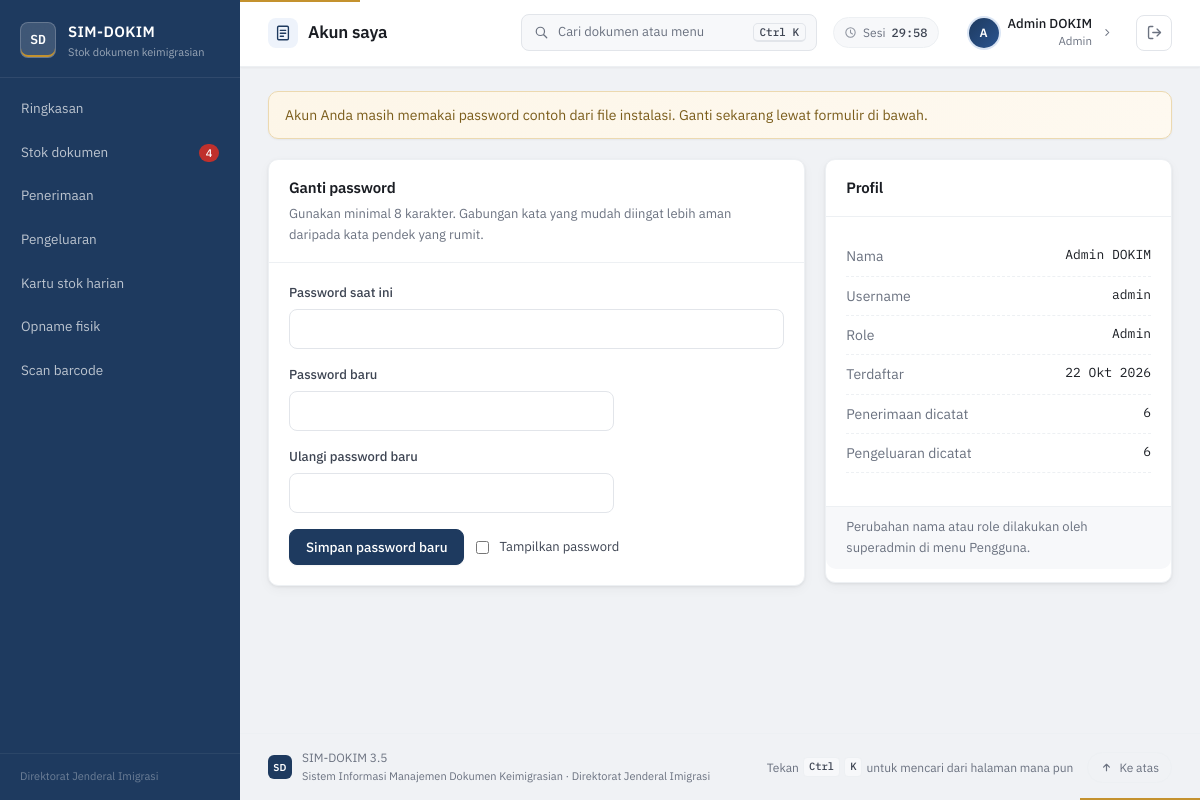
The page /akun.php (signed in) on the database its author committed.
### tables this page shows
CREATE TABLE users(id INT AUTO_INCREMENT PRIMARY KEY, nama VARCHAR(80) NOT NULL, username VARCHAR(40) UNIQUE NOT NULL, password VARCHAR(255) NOT NULL, role ENUM('admin','superadmin') NOT NULL DEFAULT 'admin', created_at TIMESTAMP DEFAULT CURRENT_TIMESTAMP);

### config.php (called while the page is built, shortened)
<?php
if (!function_exists('e'))   { function e($s)   { return htmlspecialchars((string)$s, ENT_QUOTES, 'UTF-8'); } }
if (!function_exists('num')) { function num($n) { return number_format((float)$n, 0, ',', '.'); } }
if (!function_exists('tgl')) {
function tgl($d) {
  $t = strtotime((string)$d); if (!$t) return '-';
  return date('j', $t) . ' ' . substr(NAMA_BULAN[date('n', $t) - 1], 0, 3) . ' ' . date('Y', $t);
}
}

### akun.php (the view, shortened to what this page needs)
<?php require 'config.php'; login_required(); $title = 'Akun saya';
$uid = (int)$_SESSION['u']['id'];
$s = $pdo->prepare('SELECT nama, username, role, created_at, password FROM users WHERE id=?'); $s->execute([$uid]); $u = $s->fetch();
$bawaan = $u && (password_verify('Super123!', $u['password']) || password_verify('Admin123!', $u['password']));
$s = $pdo->prepare('SELECT (SELECT COUNT(*) FROM penerimaan WHERE user_id=?) a, (SELECT COUNT(*) FROM pengeluaran WHERE user_id=?) b'); $s->execute([$uid, $uid]); $trx = $s->fetch();
include 'partials/header.php'; ?>
<?php if ($bawaan): ?><div class="notice"><span>Akun Anda masih memakai password contoh dari file instalasi. Ganti sekarang lewat formulir di bawah.</span></div><?php endif; ?>
<div class="cols">
  <section class="panel">
    <div class="panel-h"><div><h2>Ganti password</h2><p>Gunakan minimal 8 karakter. Gabungan kata yang mudah diingat lebih aman daripada kata pendek yang rumit.</p></div></div>
    <form method="post" class="panel-b grid-form" autocomplete="off">
      <div class="full"><label for="pw0">Password saat ini</label><input id="pw0" class="pw" type="password" name="lama" autocomplete="current-password" required></div>
      <div class="span2"><label for="pw1">Password baru</label><input id="pw1" class="pw" type="password" name="baru" minlength="8" maxlength="200" autocomplete="new-password" required></div>
      <div class="span2"><label for="pw2">Ulangi password baru</label><input id="pw2" class="pw" type="password" name="ulang" minlength="8" maxlength="200" autocomplete="new-password" required></div>
      <div class="full actions"><button type="submit" class="btn">Simpan password baru</button><label class="check"><input type="checkbox" data-showpw> Tampilkan password</label></div>
    </form>
  </section>
  <section class="panel">
    <div class="panel-h"><h2>Profil</h2></div>
    <dl class="calc panel-b">
      <div><dt>Nama</dt><dd><?= e($u['nama']) ?></dd></div>
      <div><dt>Username</dt><dd><?= e($u['username']) ?></dd></div>
      <div><dt>Role</dt><dd><?= $u['role'] === 'superadmin' ? 'Superadmin' : 'Admin' ?></dd></div>
      <div><dt>Terdaftar</dt><dd><?= tgl($u['created_at']) ?></dd></div>
      <div><dt>Penerimaan dicatat</dt><dd><?= num($trx['a']) ?></dd></div>
      <div><dt>Pengeluaran dicatat</dt><dd><?= num($trx['b']) ?></dd></div>
    </dl>
    <p class="panel-f muted">Perubahan nama atau role dilakukan oleh superadmin di menu Pengguna.</p>
  </section>
</div>
<?php include 'partials/footer.php'; ?>

### assets/style.css (style rules this page uses)
:root { --bg:#f0f2f5; --surface:#fff; --sunk:#f7f8fa; --ink:#1a1d23; --ink-2:#3d4452; --ink-3:#6b7280; --line:#e2e5ea; --line-2:#edf0f3; --line-3:#d1d5db; --navy:#1e3a5f; --navy-2:#2a5490; --navy-light:#eef3fb; --navy-soft:#dbe6f5; --gold:#c4922e; --gold-soft:#fdf6e8; --gold-ink:#7a5c1a; --ok:#1a8a4a; --ok-soft:#e6f7ed; --ok-light:#d0f0dc; --warn:#c07d18; --warn-soft:#fef4e1; --bad:#d03027; --bad-soft:#fde8e7; --bad-light:#f9d0ce; --r:10px; --r-sm:6px; --shadow-sm:0 1px 2px rgba(0,0,0,.05); --shadow:0 1px 3px rgba(0,0,0,.07),0 4px 12px rgba(0,0,0,.04); --shadow-md:0 2px 6px rgba(0,0,0,.06),0 8px 24px rgba(0,0,0,.06); --shadow-lg:0 4px 12px rgba(0,0,0,.06),0 16px 48px rgba(0,0,0,.08); --sans:"IBM Plex Sans",system-ui,-apple-system,"Segoe UI",Roboto,sans-serif; --mono:"IBM Plex Mono",ui-monospace,Menlo,Consolas,monospace; --transition:all .18s ease; }
* { box-sizing:border-box }
html { -webkit-text-size-adjust:100%;scroll-behavior:smooth }
body { margin:0;font:14px/1.6 var(--sans);color:var(--ink);background:var(--bg);display:flex;min-height:100vh }
h1,h2,h3 { margin:0;letter-spacing:-.01em }
.muted { color:var(--ink-3) }
.panel { background:var(--surface);border:1px solid var(--line-2);border-radius:var(--r);margin-bottom:20px;box-shadow:var(--shadow);transition:box-shadow .2s }
.panel-h { display:flex;align-items:flex-start;justify-content:space-between;gap:12px 20px;flex-wrap:wrap;padding:16px 20px;border-bottom:1px solid var(--line-2) }
.panel-h h2 { font-size:15px;font-weight:600;display:flex;align-items:center;gap:8px;flex-wrap:wrap;color:var(--ink) }
.panel-h p { margin:4px 0 0;color:var(--ink-3);font-size:13px;max-width:72ch }
.panel-b { padding:20px }
.panel-f { padding:10px 20px;border-top:1px solid var(--line-2);font-size:13px;background:var(--sunk);border-radius:0 0 var(--r) var(--r) }
.actions { display:flex;gap:8px;align-items:center;flex-wrap:wrap }
.notice { display:flex;justify-content:space-between;align-items:center;gap:12px;flex-wrap:wrap;padding:12px 16px;margin-bottom:20px;border:1px solid #ecd9b0;background:linear-gradient(135deg,var(--gold-soft),#fef9f0);border-radius:var(--r);color:var(--gold-ink);box-shadow:var(--shadow-sm) }
.cols { display:grid;grid-template-columns:minmax(0,1.55fr) minmax(0,1fr);gap:20px;align-items:start }
.btn { display:inline-flex;align-items:center;justify-content:center;gap:6px;padding:8px 16px;border-radius:8px;border:1px solid var(--navy);background:var(--navy);color:#fff;font:500 13.5px var(--sans);text-decoration:none;cursor:pointer;white-space:nowrap;transition:var(--transition);box-shadow:var(--shadow-sm) }
label { display:block;font-size:13px;font-weight:500;color:var(--ink-2);margin-bottom:5px }
input,select,textarea { width:100%;padding:8px 12px;border:1px solid var(--line);border-radius:8px;background:var(--surface);font:inherit;font-size:14px;color:var(--ink);transition:border-color .15s,box-shadow .15s }
input[type=checkbox] { width:auto;accent-color:var(--navy) }
.grid-form { display:grid;grid-template-columns:repeat(3,minmax(0,1fr));gap:16px }
.grid-form .full { grid-column:1/-1 }
.grid-form .span2 { grid-column:span 2 }
.calc { margin:0 }
.calc div { display:flex;justify-content:space-between;gap:12px;padding:8px 0;border-bottom:1px dashed var(--line-2) }
.calc dt { color:var(--ink-3) }
.calc dd { margin:0;font-family:var(--mono);font-size:13px;text-align:right;overflow-wrap:anywhere }
label.check { display:inline-flex;align-items:center;gap:7px;margin:0;font-weight:400;color:var(--ink-2);cursor:pointer }
.panel-h>div:first-child { flex:1 1 340px;min-width:0 }

### rows shown on the page
users: nama "Admin DOKIM", username "admin", created_at "22 Okt 2026"

### other values the page prints
$l "Ringkasan"
$l "Stok dokumen"
$c[0] "4"
$l "Penerimaan"
$l "Pengeluaran"
$l "Kartu stok harian"
$l "Opname fisik"
$l "Scan barcode"
$title "Akun saya"
mb_substr($_SESSION['u']['nama'], 0, 1) "A"
$_SESSION['u']['nama'] "Admin DOKIM"
num($trx['a']) "6"
num($trx['b']) "6"
APP_VER "3.5"
